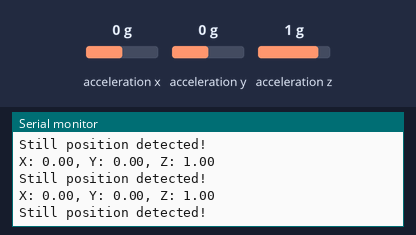
The sketch below on a simulated Arduino Nano 33 BLE. On the bench: the last lines printed to the serial monitor. The inputs (shaded band) are chosen by the test bench; at power-on: acceleration x 0 g, acceleration y 0 g, acceleration z 1 g.

Above: at 1.2 s.
1.3 s: acceleration x set to -1.4 g
At 1.33 s:
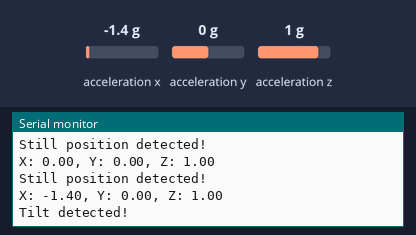
2.9 s: acceleration y set to -1.4 g
At 3.05 s:
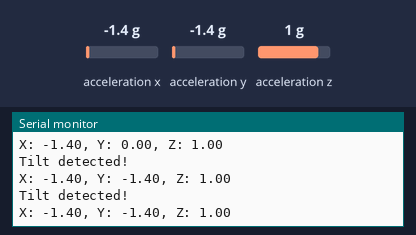
4.4 s: acceleration z set to -1.4 g
At 4.48 s:
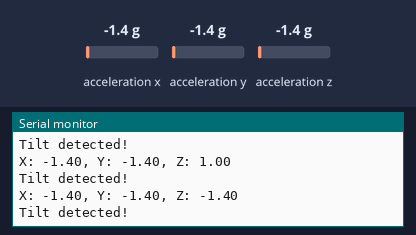

Measured:
- after the input at 1.3 s, the serial monitor: prints a new line at once (image 1)
- after the input at 2.9 s, the serial monitor: prints a new line after 0.05 s (image 2)
- after the input at 4.4 s, the serial monitor: prints a new line after 0.07 s (image 3)

The sketch:

sketch_experimen1t.ino
```cpp
#include <Arduino_LSM9DS1.h>

// Define thresholds
#define SHAKE_THRESHOLD 2.5   // Threshold for shake gesture detection
#define STILL_THRESHOLD 0.2    // Threshold for detecting "still" position
#define TILT_THRESHOLD 0.5      // Threshold for tilt detection

// Gesture detection functions
bool isShake(float x, float y, float z);
bool isStill(float x, float y, float z);
bool isTilt(float x, float y, float z);

void setup() {
  Serial.begin(9600);  // Start serial communication
  while (!Serial);       // Wait until serial is ready

  if (!IMU.begin()) {
    Serial.println("IMU initialization failed!");
    while (1);  // Halt the program if IMU is not found
  }

  Serial.println("IMU initialized. Ready for gesture detection.");
}

void loop() {
  float x, y, z;

  if (IMU.accelerationAvailable()) {
    IMU.readAcceleration(x, y, z);  // Read acceleration data

    // Print raw data for debugging
    Serial.print("X: ");
    Serial.print(x);
    Serial.print(", Y: ");
    Serial.print(y);
    Serial.print(", Z: ");
    Serial.println(z);

    // Detect gestures
    if (isShake(x, y, z)) {
      Serial.println("Shake detected!");
    } else if (isStill(x, y, z)) {
      Serial.println("Still position detected!");
    } else if (isTilt(x, y, z)) {
      Serial.println("Tilt detected!");
    }
  }

  delay(100);  // Sample rate (100ms)
}

// Function to detect shake gesture
bool isShake(float x, float y, float z) {
  return (fabs(x) > SHAKE_THRESHOLD || fabs(y) > SHAKE_THRESHOLD || fabs(z) > SHAKE_THRESHOLD);
}

// Function to detect still position
bool isStill(float x, float y, float z) {
  return (fabs(x) < STILL_THRESHOLD && fabs(y) < STILL_THRESHOLD && fabs(z - 1) < STILL_THRESHOLD);
   Serial.println(z-9.8);
}

// Function to detect tilt gesture
bool isTilt(float x, float y, float z) {
  return ((fabs(x) > TILT_THRESHOLD || fabs(y) > TILT_THRESHOLD) && fabs(z) > STILL_THRESHOLD);
}
```
